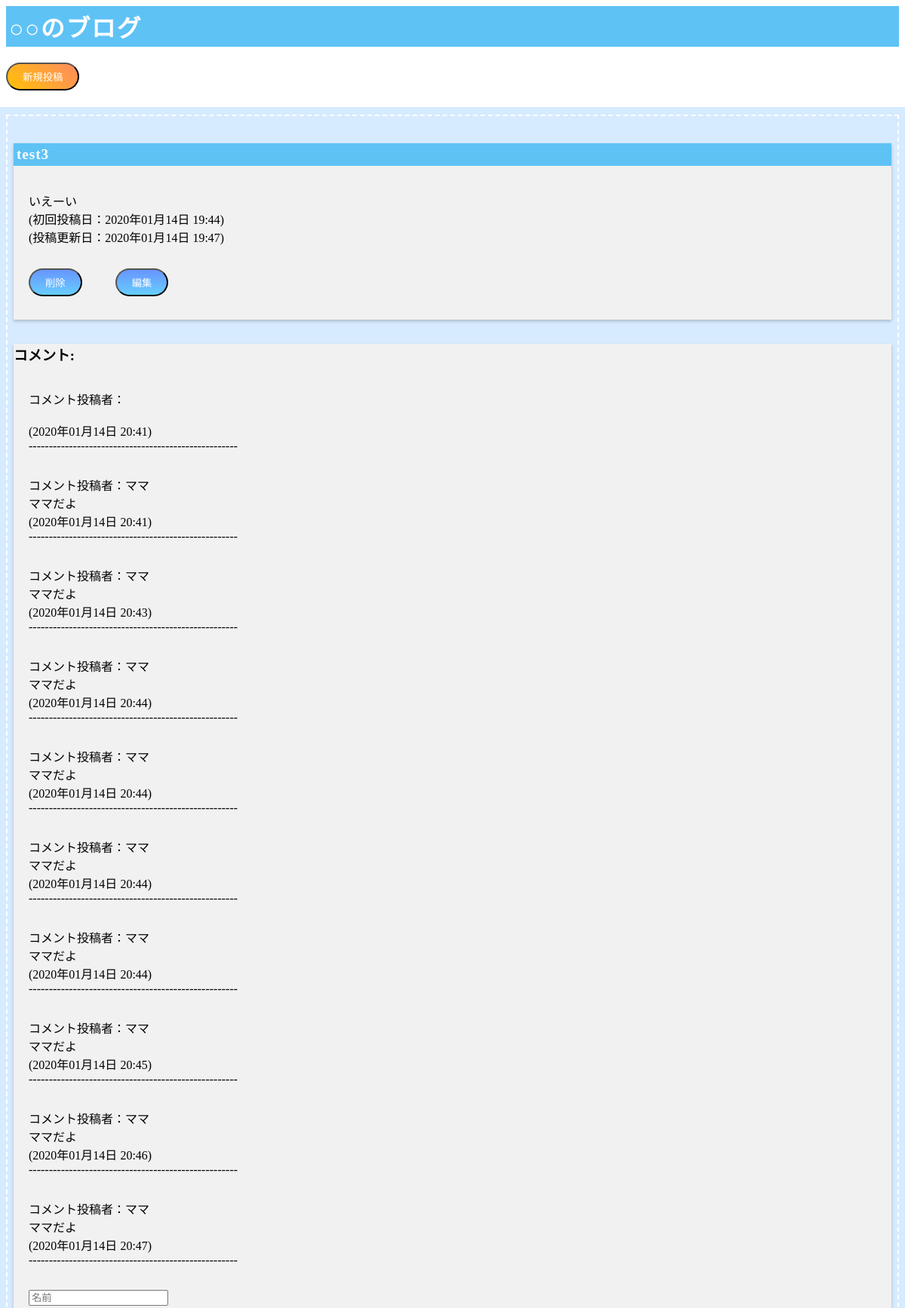
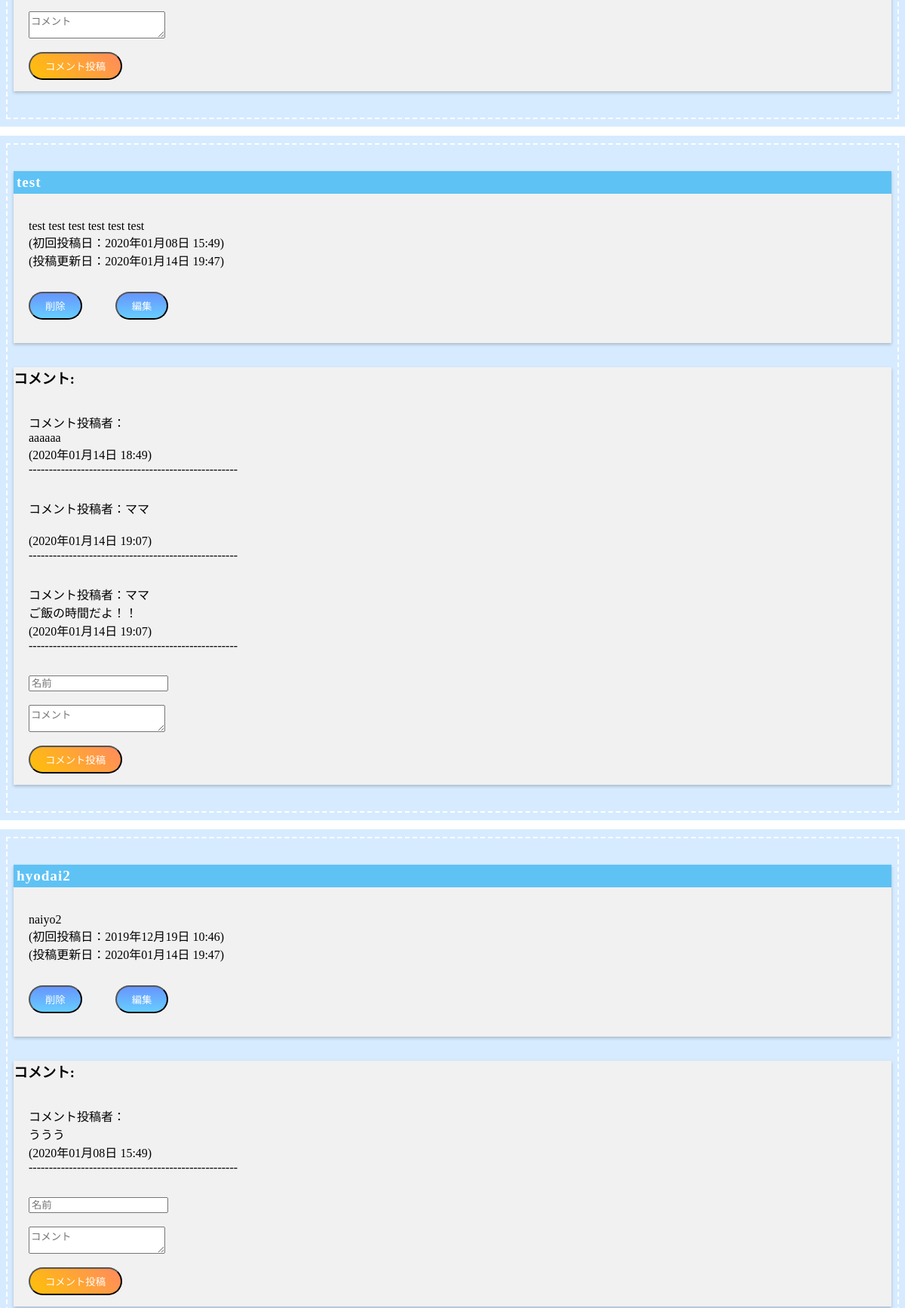
The page / (upper part) on the database its author committed (2 pictures, top to bottom).
### tables this page shows
CREATE TABLE posts (
id integer primary key autoincrement,
title text, contents text, date text , updateDate text);

CREATE TABLE comments (
id integer primary key autoincrement,
pid integer, contents text, date text , name text);

### index.php (the view, shortened to what this page needs)
<html>
<head>
</head>
<body>
   <h1 class="title">○○のブログ</h1>
   <a href="./post.php"><button type="button" class="button-orange">新規投稿</button></a>
   <?php
   try {
      $dbh = new PDO('sqlite:blog.db', '', '');
      $sth = $dbh->prepare("select * from posts order by date desc");
      $sth->execute();
      while ($row = $sth->fetch()) {
         $time = preg_split("/[\s.:-]+/", $row['date']);
         $updateTime = preg_split("/[\s.:-]+/", $row['updateDate']);
   ?>
      <div class="post-box">
         <div class="post-box-textbox">
            <h3 class="box-title"><?php echo $row['title'] ?></h3>
            <p>
               <?php echo $row['contents'] ?><br>
               (初回投稿日：<?php echo $time[0] . "年" . $time[1] . "月" . $time[2] . "日 " . $time[3] . ":" . $time[4] ?>)<br>
               (投稿更新日：<?php echo $updateTime[0] . "年" . $updateTime[1] . "月" . $updateTime[2] . "日 " . $updateTime[3] . ":" . $updateTime[4] ?>)
            </p>
            <form action="delete.php" method="post" class="button-side">
               <p>
                  <input type="submit" value="削除" class="button-blue">
               </p>
            </form>
            <form action="edit.php" method="post" class="button-side">
               <p>
                  <input type="submit" value="編集" class="button-blue">
               </p>
            </form>
         </div>
         <div class="post-box-textbox">
            <h3>コメント:</h3>
            <?php
            $sth2 = $dbh->prepare("select * from comments");
            $sth2->execute();
            while ($row2 = $sth2->fetch()) {
               $time2 = preg_split("/[\s.:-]+/", $row2['date']);
               if($row2["pid"] == $row["id"]){
            ?>
            <p>
               コメント投稿者：<?php echo $row2["name"] ?><br>
               <?php echo $row2["contents"] ?><br>
               (<?php echo $time2[0] . "年" . $time2[1] . "月" . $time2[2] . "日 " . $time2[3] . ":" . $time2[4] ?>)<br>
               ----------------------------------------------------<br>
            </p>
         <?php
            }
         }
         ?>
         <form action="comment.php" method="post">
            <p>
               <input type="text" name="name" placeholder="名前" size="20" /> <br><br>
               <textarea name="contents" placeholder="コメント"　rows=“2" cols=“50"></textarea><br>
               <input type="hidden" name="pid" value="<?php echo $row['id'] ?>" /><br>
               <input type="submit" value="コメント投稿" class="button-orange"/>
            </p>
         </form>
         </div>
      </div>
   <?php
      }
   } catch (PDOException $e) {
      print "エラー!: " . $e->getMessage() . "<br/>";
      die();
   }
   ?>
</body>
</html>

### index.php (style rules this page uses)
.post-box { padding: 0.2em 0.5em; margin: 2em 0; background: #d6ebff; box-shadow: 0px 0px 0px 10px #d6ebff; border: dashed 2px white; }
.post-box p { margin: 0; padding: 0; }
.post-box-textbox { margin: 2em 0; background: #f1f1f1; box-shadow: 0 2px 4px rgba(0, 0, 0, 0.22); }
.post-box-textbox .box-title { font-size: 1.2em; background: #5fc2f5; padding: 4px; color: #FFF; font-weight: bold; letter-spacing: 0.05em; }
.post-box-textbox p { padding: 15px 20px; margin: 0; }
.button-side { display: inline-block; }
.button-orange { display: inline-block; padding: 7px 20px; border-radius: 25px; text-decoration: none; color: #FFF; background-image: linear-gradient(45deg, #FFC107 0%, #ff8b5f 100%); transition: .4s; }
.button-blue { display: inline-block; padding: 7px 20px; border-radius: 25px; text-decoration: none; color: #FFF; background-image: linear-gradient(#6795fd 0%, #67ceff 100%); transition: .4s; }

### rows shown on the page
posts: title "test3", contents "いえーい", date "2020", date "01", date "14", date "19", date "44", updateDate "2020", updateDate "01", updateDate "14", updateDate "19", updateDate "47"
comments: date "2020", date "01", date "14", date "20", date "41"
comments: name "ママ", contents "ママだよ", date "2020", date "01", date "14", date "20", date "41"
comments: name "ママ", contents "ママだよ", date "2020", date "01", date "14", date "20", date "43"
comments: name "ママ", contents "ママだよ", date "2020", date "01", date "14", date "20", date "44"
comments: name "ママ", contents "ママだよ", date "2020", date "01", date "14", date "20", date "44"
comments: name "ママ", contents "ママだよ", date "2020", date "01", date "14", date "20", date "44"
comments: name "ママ", contents "ママだよ", date "2020", date "01", date "14", date "20", date "44"
comments: name "ママ", contents "ママだよ", date "2020", date "01", date "14", date "20", date "45"
comments: name "ママ", contents "ママだよ", date "2020", date "01", date "14", date "20", date "46"
comments: name "ママ", contents "ママだよ", date "2020", date "01", date "14", date "20", date "47"
posts: title "test", contents "test test test test test test", date "2020", date "01", date "08", date "15", date "49", updateDate "2020", updateDate "01", updateDate "14", updateDate "19", updateDate "47"
comments: contents "aaaaaa", date "2020", date "01", date "14", date "18", date "49"
comments: name "ママ", date "2020", date "01", date "14", date "19", date "07"
comments: name "ママ", contents "ご飯の時間だよ！！", date "2020", date "01", date "14", date "19", date "07"
posts: title "hyodai2", contents "naiyo2", date "2019", date "12", date "19", date "10", date "46", updateDate "2020", updateDate "01", updateDate "14", updateDate "19", updateDate "47"
comments: contents "ううう", date "2020", date "01", date "08", date "15", date "49"
